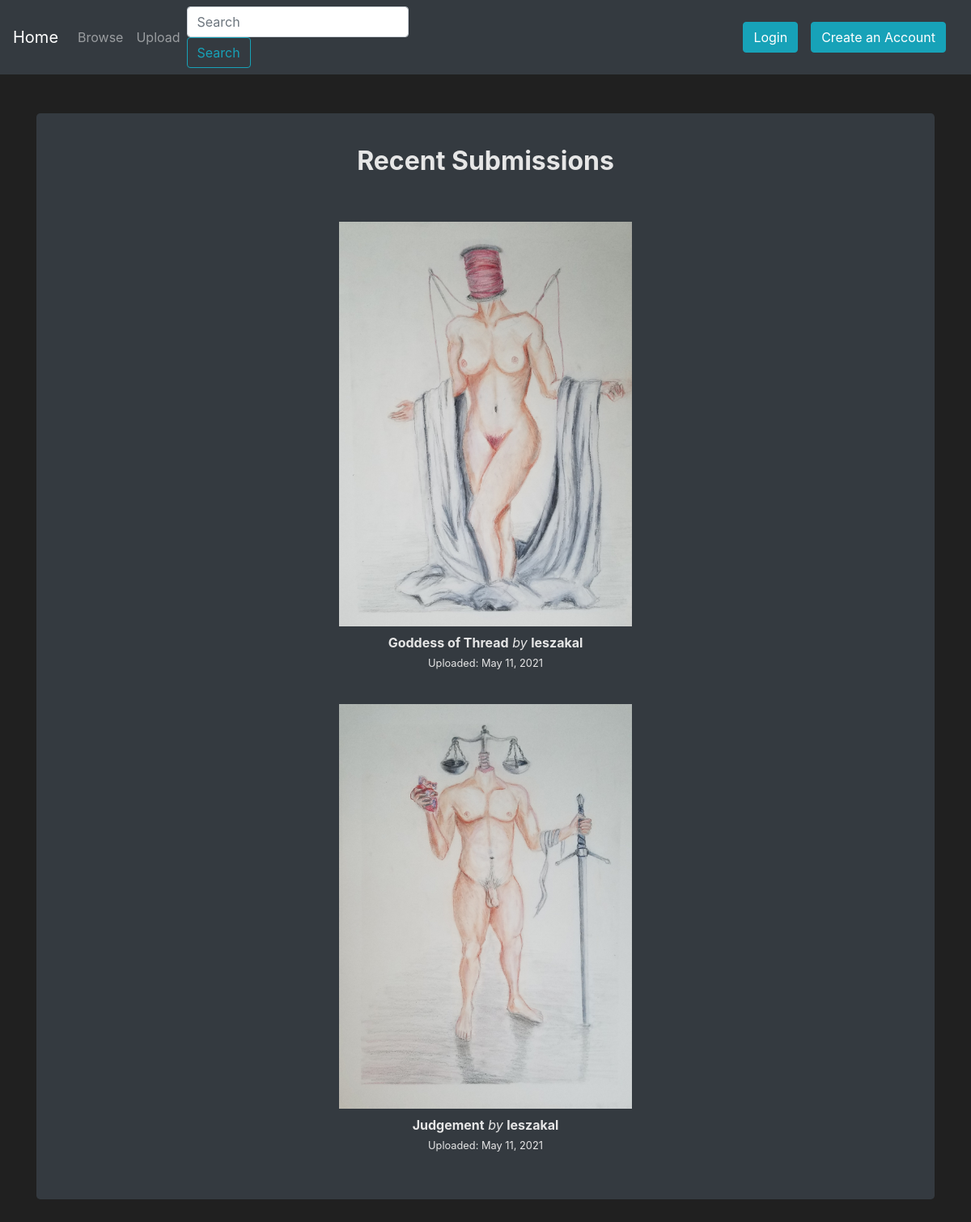
Page /browse_recent/ on the earlier database version.
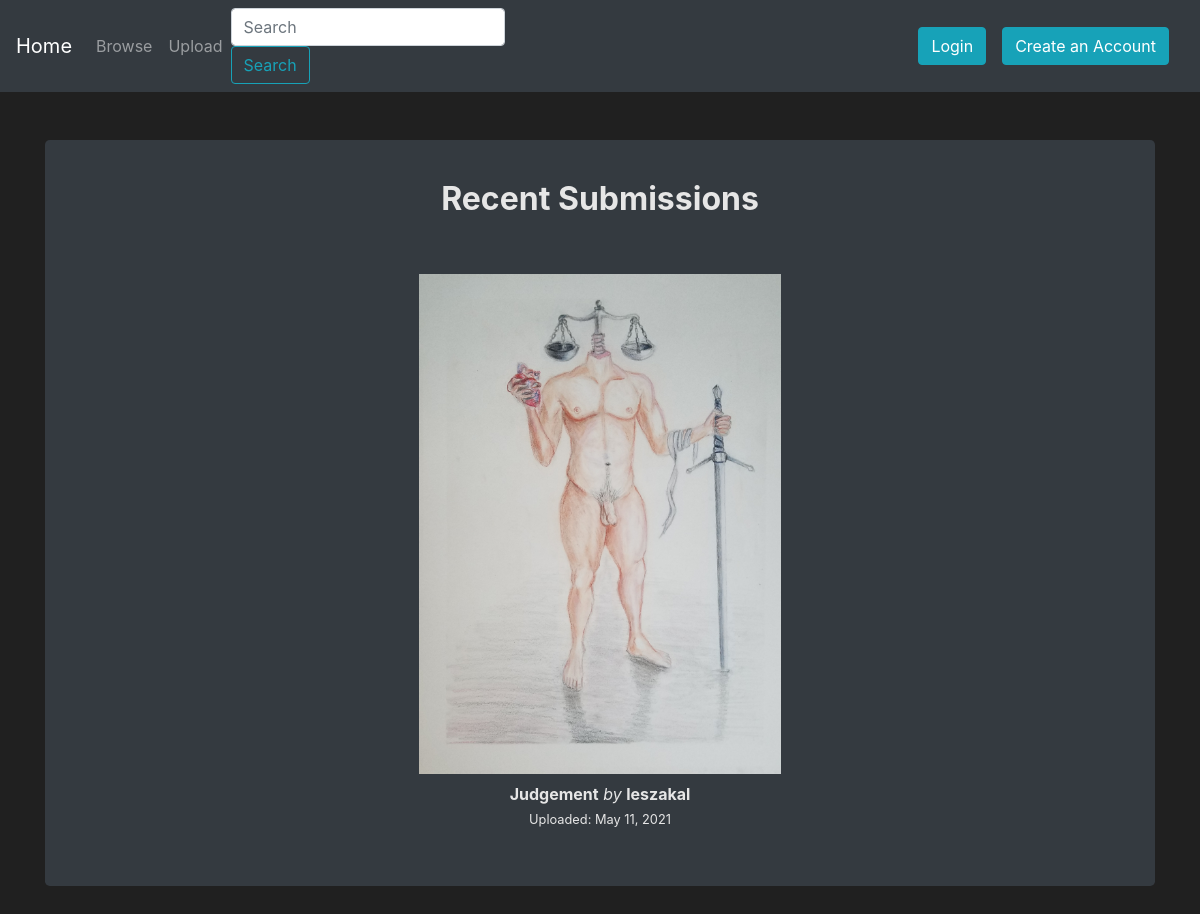
Same page on the later database version.
### posts/models.py (models this page shows)
class Post(models.Model):
    user = models.ForeignKey(User, on_delete=models.CASCADE)
    image = models.ImageField(upload_to='images/')
    title = models.CharField(max_length=60)
    description = models.TextField(max_length=500)
    tags = TaggableManager()
    timestamp = models.DateField(auto_now_add=True)
    private_status = models.BooleanField(default=False)

### posts/views.py (the view)
# urls.py: path('browse_recent/', post_views.browse_recent, name="browse_recent"),
def browse_recent(request):
    uploads = Post.objects.all()
    public_uploads = Post.objects.filter(private_status=False).all()
    context = {
    "uploads": uploads,
    "public_uploads": public_uploads,
    }
    return render(request, 'posts/browse_recent.html', context)

### templates/posts/browse_recent.html (shortened to what this page needs)
<!DOCTYPE html>
<html>
<head>
  {% include "bootstrap.html" %}
  {% load static %}
  <link rel="stylesheet" href="{% static 'CSS/style.css' %}">
</head>
<body>
  {% include "navbar.html" %}
  <div class="container">
    <div class="jumbotron mt-5 bg-dark text-center">
      <h2 class="pb-4">Recent Submissions</h2>
      {% if user.is_authenticated %}
      {% for post in uploads.all reversed %}
      <br>
      <a href="/posts/{{ post.pk }}/"> <img src="{{ post.image.url }}" alt="{{ post.title }}" class="img-prev"/> </a>
      <p class="pt-2">
        <b><a href="/posts/{{ post.pk }}/" class="link-no-color">{{ post.title }}</a></b> <em>by</em> <b>{{ post.user }}</b>
        <br>
        <small>Uploaded: {{ post.timestamp }}</small></p>
      {% endfor %}
      {% else %}
      {% for post in public_uploads.all reversed %}
      <br>
      <a href="/posts/{{ post.pk }}/"> <img src="{{ post.image.url }}" alt="{{ post.title }}" class="img-prev"/> </a>
      <p class="pt-2">
        <b><a href="/posts/{{ post.pk }}/" class="link-no-color">{{ post.title }}</a></b> <em>by</em> <b>{{ post.user }}</b>
        <br>
        <small>Uploaded: {{ post.timestamp }}</small></p>
      {% endfor %}
      {% endif %}
      </div>
    </div>
  </body>
  <html>

Differences in the rows shown:
no longer on this page (row edited): Post: image (picture), title "Goddess of Thread", user "leszakal", timestamp "May 11, 2021"
